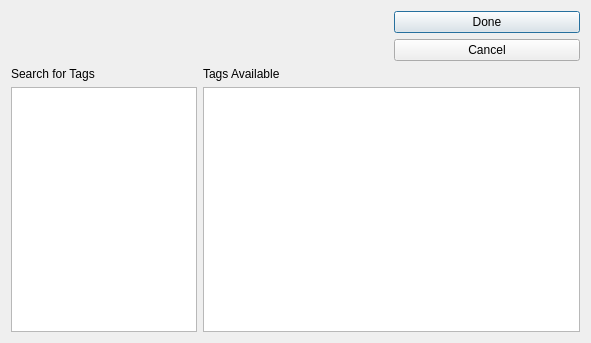
<?xml version="1.0" encoding="UTF-8"?>
<ui version="4.0">
 <class>TagSearchDialog</class>
 <widget class="QDialog" name="TagSearchDialog">
  <property name="geometry">
   <rect>
    <x>0</x>
    <y>0</y>
    <width>591</width>
    <height>343</height>
   </rect>
  </property>
  <property name="windowTitle">
   <string>Note Tags</string>
  </property>
  <layout class="QGridLayout" name="gridLayout" rowstretch="0,0,0,0,0" columnstretch="0,0,0">
   <item row="4" column="0">
    <widget class="QListWidget" name="selectedTags">
     <property name="sizePolicy">
      <sizepolicy hsizetype="Expanding" vsizetype="Expanding">
       <horstretch>3</horstretch>
       <verstretch>0</verstretch>
      </sizepolicy>
     </property>
    </widget>
   </item>
   <item row="4" column="1" colspan="2">
    <widget class="QListWidget" name="availableTags">
     <property name="sizePolicy">
      <sizepolicy hsizetype="Expanding" vsizetype="Expanding">
       <horstretch>3</horstretch>
       <verstretch>0</verstretch>
      </sizepolicy>
     </property>
    </widget>
   </item>
   <item row="0" column="2">
    <widget class="QPushButton" name="doneButton">
     <property name="sizePolicy">
      <sizepolicy hsizetype="Minimum" vsizetype="Fixed">
       <horstretch>1</horstretch>
       <verstretch>0</verstretch>
      </sizepolicy>
     </property>
     <property name="text">
      <string>Done</string>
     </property>
    </widget>
   </item>
   <item row="1" column="2">
    <widget class="QPushButton" name="cancelButton">
     <property name="text">
      <string>Cancel</string>
     </property>
    </widget>
   </item>
   <item row="2" column="0">
    <widget class="QLabel" name="hasTags">
     <property name="text">
      <string>Search for Tags</string>
     </property>
    </widget>
   </item>
   <item row="2" column="1">
    <widget class="QLabel" name="availTags">
     <property name="text">
      <string>Tags Available</string>
     </property>
    </widget>
   </item>
  </layout>
 </widget>
 <resources/>
 <connections/>
</ui>
